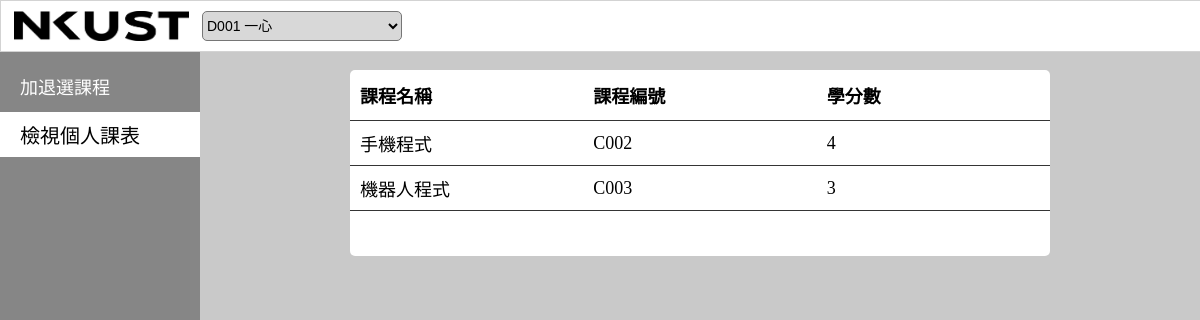
/student/reviewer_course.php?id=S0001, run on the app's committed database.
### tables this page shows
CREATE TABLE `course` (
  `id` char(4) NOT NULL,
  `name` char(10) NOT NULL,
  `credits` int(11) DEFAULT NULL
);

### data_object/course_log.php (called while the page is built, shortened)
<?php
class course_log extends mysql_conn
{
    private static $table = 'course_log';
    public function get_by_student_id($id){
        try{
            $table = $this::$table;
            $data = $this::$conn -> query("SELECT * FROM $table WHERE student_id = '".$id."'");
            return $data -> fetchAll();
        }catch (PDOException $e){
            return $e -> getMessage();
        }
    }
}
?>

### data_object/course.php (called while the page is built, shortened)
<?php
class course extends mysql_conn
{
    private static $table = "course";
    public function get_by_id($id){
        try{
            $table = $this::$table;
            $id = $this::$conn -> quote($id);
            $sql = $this::$conn -> prepare("SELECT * FROM $table WHERE id = $id");
            $sql -> execute();
            return $sql -> fetchAll();
        }catch (PDOException $e){
            return $e -> getMessage();
        }
    }
}
?>

### student/reviewer_course.php (the view)
<html>
    <head>
        <?php
            include (__DIR__."/../head.php");
        ?>
    </head>
    <body>
        <?php
            include (__DIR__."/common_file/topbar.php");
        ?>
        <div class = "content">
            <table class = "course_info">
                <thead>
                    <tr>
                        <th>課程名稱</th>
                        <th>課程編號</th>
                        <th>學分數</th>
                    </tr>
                </thead>
                <tbody>
                    <?php
                        include_once __DIR__."/../data_object/course_log.php";
                        include_once __DIR__."/../data_object/course.php";
                        $course_log = new course_log();
                        $course = new course();
                        $data = $course_log -> get_by_student_id($_GET["id"]);
                        if ($data == []){
                            echo "<tr>";
                            echo "<td>無選課資料</td>";
                            echo "<td></td>";
                            echo "<td></td>";
                            echo "</tr>";
                        }else{
                            foreach($data as $col){
                                foreach($course->get_by_id($col["course_id"]) as $course_data){
                                    echo "<tr>";
                                    echo "<td>".$course_data['name']."</td>";
                                    echo "<td>".$course_data['id']."</td>";
                                    echo "<td>".$course_data['credits']."</td>";
                                    echo "</tr>";
                                }
                            }
                        }
                    ?>
                    <tr style = "display: table-row;">
                        <td></td>
                        <td ></td>
                        <td></td>
                    </tr>
                </tbody>
            </table>
        </div>
    </body>
</html>

### css/style.css (style rules this page uses)
body { height: 100vh; align-items: center; display: flex; flex-direction: column; justify-content: center; background-color: #C9C9C9; margin: 0px; }
.content { justify-content: center; position: absolute; right: 0%; top: 50px; left: 200px; height: calc(100% - 50px); --pwidth: calc(100% - 200px); width: var(--pwidth); box-sizing: content-box; }
.content .course_info { position: relative; width: calc(var(--pwidth) - 100px); margin: 20px 150px; border-collapse: collapse; border-radius: 5px; overflow-x: auto; }
.course_info td, .course_info th { width: 210px; padding-left: 10px; font-size: 18px; background-color: white; border-bottom: 1px solid rgb(53, 53, 53); white-space:nowrap; }
.course_info td { height: 45px; }
.course_info th:first-child { border-top-left-radius: 5px; }
.course_info th:last-child { border-top-right-radius: 5px; }
.course_info tr:last-child td { border: none; }
.course_info tr:last-child td:first-child { border-bottom-left-radius: 5px; }
.course_info tr:last-child td:last-child { border-bottom-right-radius: 5px; }
.course_info th { padding-top: 12px; padding-bottom: 12px; text-align: left; background-color: white; color: black; }

### data on the page
course: name "手機程式", id "C002", credits "4"
course: name "機器人程式", id "C003", credits "3"

### other printed values
form field value "D001 一心"
